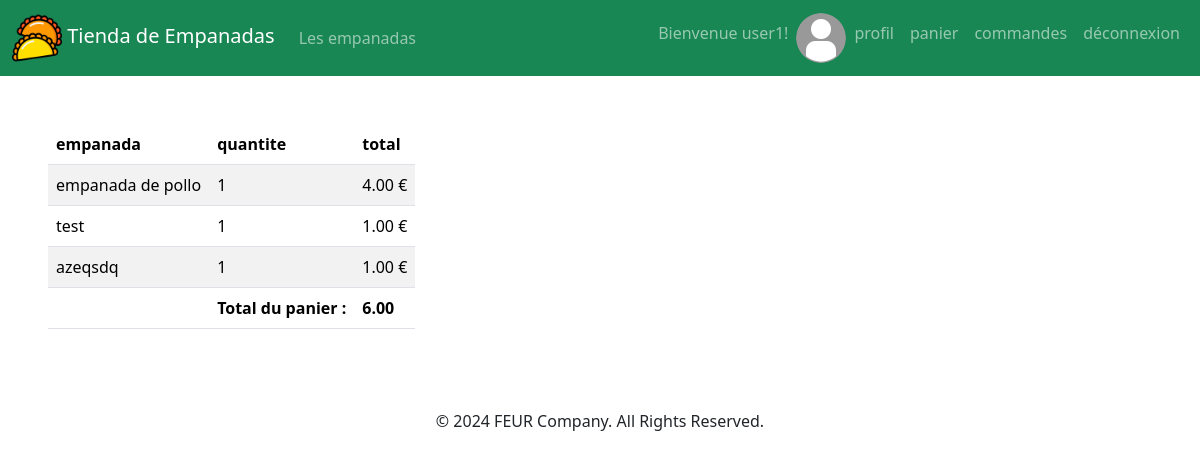
The app's page /orders/9 (signed in) with its own data.
### comptes/models.py (models this page shows)
class TiendaUser(User):
    image = models.ImageField(default='imagesUsers/default.png', upload_to='imagesUsers/')

### paniers/models.py (models this page shows, shortened)
class LigneCommande(models.Model):
    idLigneCommande = models.AutoField( primary_key = True )
    quantite = models.IntegerField()
    prix = models.DecimalField( max_digits = 6, decimal_places = 2 )
    commande = models.ForeignKey( Commande, on_delete = models.CASCADE )
    empanada = models.ForeignKey( Empanada, on_delete = models.CASCADE )

class Commande(models.Model):
    idCommande = models.AutoField( primary_key = True )
    dateCommande = models.DateField(default=date.today)
    payee = models.BooleanField(default=False)
    prix = models.DecimalField( max_digits = 6, decimal_places = 2 )
    user = models.ForeignKey( TiendaUser, on_delete = models.CASCADE )

### empanadas/models.py (models this page shows, shortened)
class Empanada(models.Model):
    idEmpanada = models.AutoField( primary_key = True )
    nomEmpanada = models.CharField( max_length = 50 )
    prix = models.DecimalField( max_digits = 6, decimal_places = 2 )
    image = models.ImageField(default="imagesEmpanadas/default.png", upload_to='imagesEmpanadas/')

### paniers/views.py (the view)
# urls.py: path('orders/<int:commande_id>', views.afficherCommande),
def afficherCommande(request, commande_id):
    user = None
    if not request.user.is_authenticated:
        return redirect ('/login')
    commande = None
    user = TiendaUser.objects.get(id = request.user.id)
    try:
        commande = Commande.objects.get(user = user, idCommande=commande_id)
    except Commande.DoesNotExist:
        return redirect('/orders')
    lignes = LigneCommande.objects.filter(commande_id=commande_id)
    return render(
            request,
            'paniers/commande.html',
            {
                'lignes' : lignes,
                'prix_total' : commande.prix,
                'user' : TiendaUser.objects.get(id=request.user.id),
            }
    )

### paniers/templates/paniers/commande.html (shortened to what this page needs)
{% extends 'empanadas/base.html' %}
{% block main %}
{% if lignes|length > 0 %}
	<table class="table table-striped">
		<thead>
			<tr>
				<th scope="col"> empanada </th>
				<th scope="col"> quantite </th>
				<th scope="col"> total </th>
			</tr>
		</thead>
		<tbody>
			{% for ligne in lignes %}
			<tr>
				<td scope="row">
					{{ligne.empanada.nomEmpanada}}
				</td>
				<td scope="row">
					{{ligne.quantite}}
				</td>
				<td scope="row">
					{{ligne.prix}} €
				</td>
			</tr>
			{% endfor %}
		</tbody>
		<tfoot>
			<td></td>
			<th scope="row">
				Total du panier :
			</th>
			<th>
				{{prix_total}}
			</th>
		</tfoot>
	</table>
{% else %}
	<h2> la commande est vide </h2>
{% endif %}
{% endblock %}

### comptes/templates/comptes/menuClient.html (shortened to what this page needs)
{% load static %}
<nav class="navbar navbar-expand-lg navbar-dark bg-success">
	<div class="container-fluid">
		<a class="navbar-brand" href="/empanadas">
			<img
				src="{% static 'empanadas/img/ico.png' %}"
				alt="logo"
			/>
			Tienda de Empanadas
		</a>
		<div id="navbarText" class="collapse navbar-collapse">
			<ul class="navbar-nav me-auto mb-2 mb-lg-0">
				<li class="nav-item">
					<a
						class="nav-link"
						href="/empanadas"
					>
						Les empanadas
					</a>
				</li>
			</ul>
			<ul class="navbar-nav">
				<li class="nav-item d-flex flex-row">
					<span class="nav-link">
						Bienvenue {{user}}!
					</span>
					<img src="{{MEDIA_URL}}{{user.image}}" class="rounded-circle" alt="logo"/>
				</li>
				<li class="nav-item">
					<a class="nav-link" href="/user/update/">
						profil
					</a>
				</li>
				<li class="nav-item">
					<a class="nav-link" href="/cart">
						panier
					</a>
				</li>
				<li class="nav-item">
					<a class="nav-link" href="/orders">
						commandes
					</a>
				</li>
				<li class="nav-item">
					<a class="nav-link" href="/logout">
						déconnexion
					</a>
				</li>
			</ul>
		</div>
	</div>
</nav>

### empanadas/static/empanadas/css/style.css (style rules this page uses)
body { overflow-x: hidden; }
img[alt="logo"] { width: 50px; }

### records on screen
TiendaUser: username "user1", image (placeholder picture)
LigneCommande: empanada.nomEmpanada "empanada de pollo", quantite "1", prix "4.00"
LigneCommande: empanada.nomEmpanada "test", quantite "1", prix "1.00"
LigneCommande: empanada.nomEmpanada "azeqsdq", quantite "1", prix "1.00"
Commande: prix "6.00"
